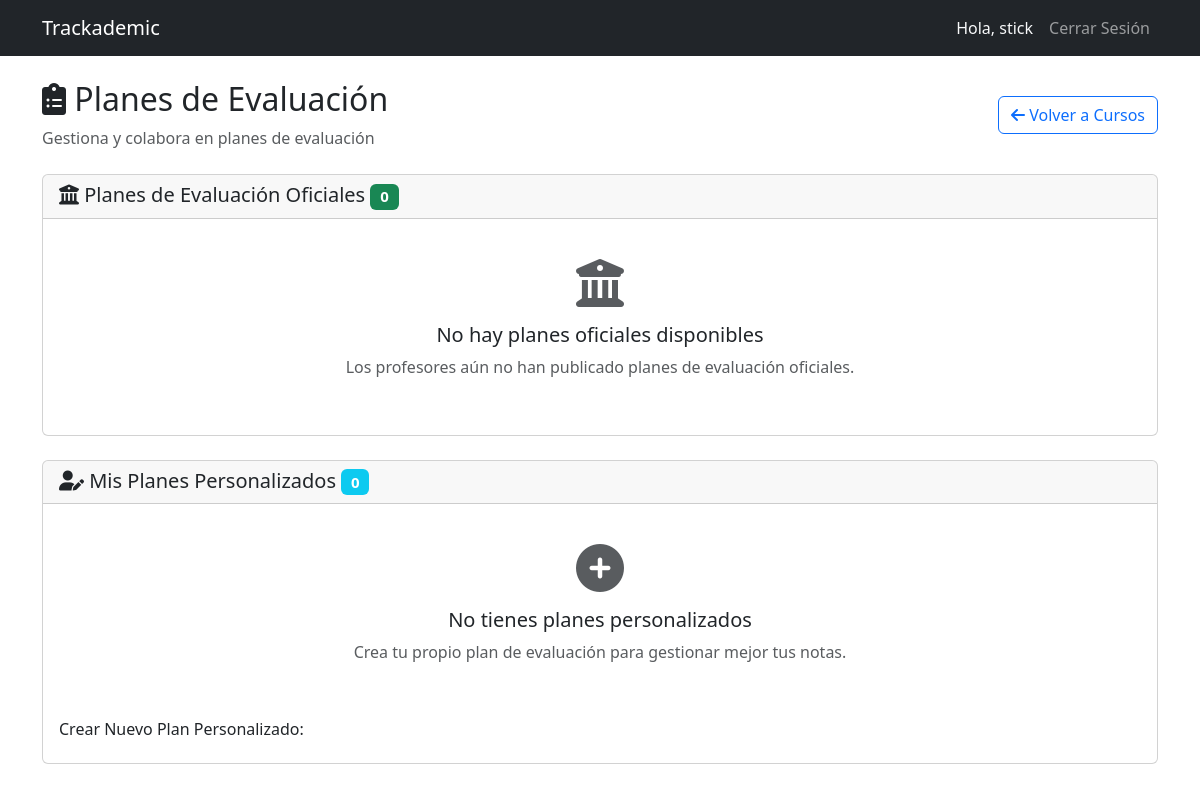
The app's page /planes/ (signed in), older data.
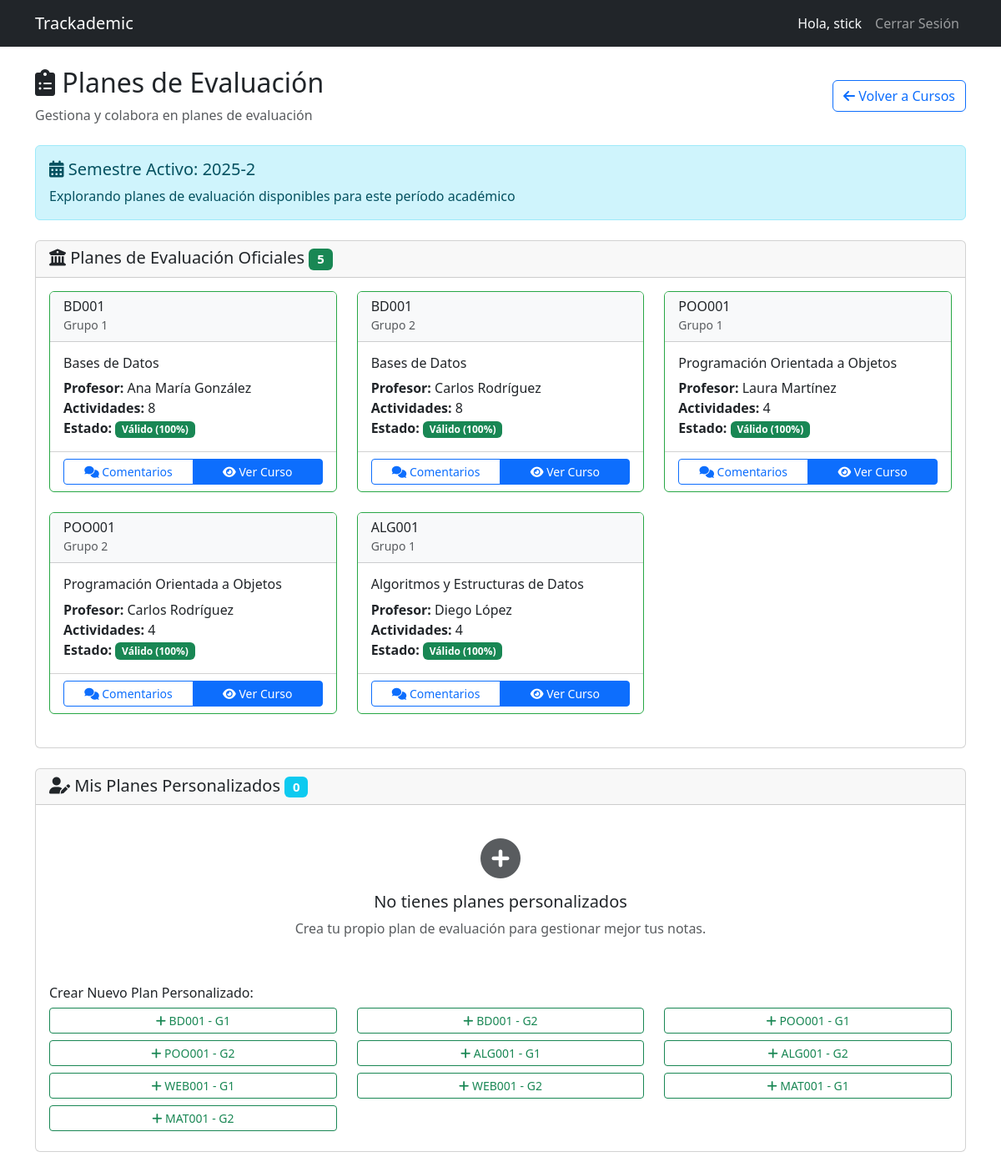
The same page, newer data.
### student_portal/models.py (models this page shows, shortened)
class Semester(models.Model):
    name = models.CharField(max_length=20)  # Ej: "2023-1", "2023-2"
    start_date = models.DateField()
    end_date = models.DateField()
    is_active = models.BooleanField(default=True)
    class Meta:
        ordering = ['-start_date']

class EvaluationPlan(models.Model):
    group = models.OneToOneField(Group, on_delete=models.CASCADE, related_name='evaluation_plan')
    created_by = models.ForeignKey(User, on_delete=models.SET_NULL, null=True, related_name='created_plans')
    is_approved = models.BooleanField(default=False)
    created_at = models.DateTimeField(auto_now_add=True)
    updated_at = models.DateTimeField(auto_now=True)
    def validate_total_percentage(self):
        total = sum(activity.percentage for activity in self.activities.all())
        return total == 100

### academic_data/models.py (models this page shows, shortened)
class Group(models.Model):
    number = models.IntegerField()
    semester = models.CharField(max_length=6)
    subject = models.ForeignKey(Subject, on_delete=models.CASCADE, related_name='groups')
    professor = models.ForeignKey(Employee, on_delete=models.CASCADE, related_name='teaching_groups')
    class Meta:
        unique_together = ('number', 'subject', 'semester')

class Subject(models.Model):
    code = models.CharField(max_length=10, primary_key=True)
    name = models.CharField(max_length=30)
    program = models.ForeignKey(Program, on_delete=models.CASCADE, related_name='subjects')
    credits = models.PositiveIntegerField(default=3, help_text="Number of academic credits for this subject")

class Employee(models.Model):
    id = models.CharField(max_length=15, primary_key=True)
    first_name = models.CharField(max_length=30)
    last_name = models.CharField(max_length=30)
    email = models.EmailField(max_length=30)
    contract_type = models.ForeignKey(ContractType, on_delete=models.CASCADE)
    employee_type = models.ForeignKey(EmployeeType, on_delete=models.CASCADE)
    faculty = models.ForeignKey(Faculty, on_delete=models.CASCADE, related_name='employees')
    campus = models.ForeignKey(Campus, on_delete=models.CASCADE, related_name='employees')
    birth_place = models.ForeignKey(City, on_delete=models.CASCADE, related_name='employees_born')

### student_portal/views.py (the view)
# urls.py: path('planes/', views.evaluation_plans, name='evaluation_plans'),
@login_required
def evaluation_plans(request):
    student_profile = request.user.student_profile
    active_semester = Semester.objects.filter(is_active=True).first()
    available_groups = Group.objects.filter(
        semester=active_semester.name if active_semester else None
    ).select_related('subject', 'professor')
    official_plans = EvaluationPlan.objects.filter(
        group__in=available_groups
    ).select_related('group__subject')
    custom_plans = CustomEvaluationPlan.objects.filter(
        student=student_profile
    ).select_related('group__subject')
    public_custom_plans = CustomEvaluationPlan.objects.filter(
        is_public=True
    ).exclude(
        student=student_profile
    ).select_related('group__subject', 'student__user')
    context = {
        'available_groups': available_groups,
        'official_plans': official_plans,
        'custom_plans': custom_plans,
        'public_custom_plans': public_custom_plans,
        'active_semester': active_semester,
    }
    return render(request, 'student_portal/evaluation_plans.html', context)

### student_portal/templates/student_portal/evaluation_plans.html (shortened to what this page needs)
{% extends 'base.html' %}
{% block content %}
<div class="row">
    <div class="col-md-12">
        <div class="d-flex justify-content-between align-items-center mb-4">
            <div>
                <h2><i class="fas fa-clipboard-list"></i> Planes de Evaluación</h2>
                <p class="text-muted mb-0">Gestiona y colabora en planes de evaluación</p>
            </div>
            <div>
                <a href="{% url 'student_portal:courses_dashboard' %}" class="btn btn-outline-primary">
                    <i class="fas fa-arrow-left"></i> Volver a Cursos
                </a>
            </div>
        </div>
        {% if active_semester %}
        <div class="alert alert-info mb-4">
            <h5><i class="fas fa-calendar-alt"></i> Semestre Activo: {{ active_semester.name }}</h5>
            <p class="mb-0">Explorando planes de evaluación disponibles para este período académico</p>
        </div>
        {% endif %}
        <div class="card mb-4">
            <div class="card-header">
                <h5 class="mb-0">
                    <i class="fas fa-university"></i> Planes de Evaluación Oficiales
                    <span class="badge bg-success">{{ official_plans.count }}</span>
                </h5>
            </div>
            <div class="card-body">
                {% if official_plans %}
                    <div class="row">
                        {% for plan in official_plans %}
                        <div class="col-md-6 col-lg-4 mb-4">
                            <div class="card h-100 border-success">
                                <div class="card-header bg-light">
                                    <h6 class="mb-0">{{ plan.group.subject.code }}</h6>
                                    <small class="text-muted">Grupo {{ plan.group.number }}</small>
                                </div>
                                <div class="card-body">
                                    <h6 class="card-title">{{ plan.group.subject.name }}</h6>
                                    <p class="card-text">
                                        <strong>Profesor:</strong> {{ plan.group.professor.first_name }} {{ plan.group.professor.last_name }}<br>
                                        <strong>Actividades:</strong> {{ plan.activities.count }}<br>
                                        <strong>Estado:</strong>
                                        {% if plan.validate_total_percentage %}
                                            <span class="badge bg-success">Válido (100%)</span>
                                        {% else %}
                                            <span class="badge bg-warning">Incompleto</span>
                                        {% endif %}
                                    </p>
                                </div>
                                <div class="card-footer bg-transparent">
                                    <div class="btn-group w-100" role="group">
                                        <a href="{% url 'student_portal:plan_comments' plan.id 'official' %}"
                                           class="btn btn-outline-primary btn-sm">
                                            <i class="fas fa-comments"></i> Comentarios
                                        </a>
                                        <a href="{% url 'student_portal:course_detail' plan.group.id %}"
                                           class="btn btn-primary btn-sm">
                                            <i class="fas fa-eye"></i> Ver Curso
                                        </a>
                                    </div>
                                </div>
                            </div>
                        </div>
                        {% endfor %}
                    </div>
                {% else %}
                    <div class="text-center py-4">
                        <i class="fas fa-university fa-3x text-muted mb-3"></i>
                        <h5>No hay planes oficiales disponibles</h5>
                        <p class="text-muted">Los profesores aún no han publicado planes de evaluación oficiales.</p>
                    </div>
                {% endif %}
            </div>
        </div>
        <div class="card mb-4">
            <div class="card-header">
                <h5 class="mb-0">
                    <i class="fas fa-user-edit"></i> Mis Planes Personalizados
                    <span class="badge bg-info">{{ custom_plans.count }}</span>
                </h5>
            </div>
            <div class="card-body">
                {% if custom_plans %}
                    <div class="row">
                        {% for plan in custom_plans %}
                        <div class="col-md-6 col-lg-4 mb-4">
                            <div class="card h-100 border-info">
                                <div class="card-header bg-light">
                                    <h6 class="mb-0">{{ plan.name }}</h6>
                                    <small class="text-muted">{{ plan.group.subject.code }} - Grupo {{ plan.group.number }}</small>
                                </div>
                                <div class="card-body">
                                    <h6 class="card-title">{{ plan.group.subject.name }}</h6>
                                    <p class="card-text">
                                        <strong>Actividades:</strong> {{ plan.activities.count }}<br>
                                        <strong>Visibilidad:</strong>
                                        {% if plan.is_public %}
                                            <span class="badge bg-success">Público</span>
                                        {% else %}
                                            <span class="badge bg-secondary">Privado</span>
                                        {% endif %}<br>
                                        <strong>Estado:</strong>
                                        {% if plan.validate_total_percentage %}
                                            <span class="badge bg-success">Válido (100%)</span>
                                        {% else %}
                                            <span class="badge bg-warning">Incompleto</span>
                                        {% endif %}
                                    </p>
                                </div>
                                <div class="card-footer bg-transparent">
                                    <div class="btn-group w-100" role="group">
                                        <a href="{% url 'student_portal:edit_custom_plan' plan.id %}"
                                           class="btn btn-warning btn-sm">
                                            <i class="fas fa-edit"></i> Editar
                                        </a>
                                        <a href="{% url 'student_portal:plan_comments' plan.id 'custom' %}"
                                           class="btn btn-outline-primary btn-sm">
                                            <i class="fas fa-comments"></i> Comentarios
                                        </a>
                                    </div>
                                </div>
                            </div>
                        </div>
                        {% endfor %}
                    </div>
                {% else %}
                    <div class="text-center py-4">
                        <i class="fas fa-plus-circle fa-3x text-muted mb-3"></i>
                        <h5>No tienes planes personalizados</h5>
                        <p class="text-muted">Crea tu propio plan de evaluación para gestionar mejor tus notas.</p>
                    </div>
                {% endif %}
                <div class="mt-3">
                    <h6>Crear Nuevo Plan Personalizado:</h6>
                    <div class="row">
                        {% for group in available_groups %}
                        <div class="col-md-6 col-lg-4 mb-2">
                            <a href="{% url 'student_portal:create_custom_plan' group.id %}"
                               class="btn btn-outline-success btn-sm w-100">
                                <i class="fas fa-plus"></i> {{ group.subject.code }} - G{{ group.number }}
                            </a>
                        </div>
                        {% endfor %}
                    </div>
                </div>
            </div>
        </div>
    </div>
</div>
<link rel="stylesheet" href="https://cdnjs.cloudflare.com/ajax/libs/font-awesome/6.0.0/css/all.min.css">
{% endblock %}

### core/templates/base.html (shortened to what this page needs)
<!DOCTYPE html>
<html lang="es">
<head>
    <link href="https://cdn.jsdelivr.net/npm/bootstrap@5.3.0/dist/css/bootstrap.min.css" rel="stylesheet">
</head>
<body>
    <nav class="navbar navbar-expand-lg navbar-dark bg-dark">
        <div class="container">
            <a class="navbar-brand" href="{% url 'home' %}">Trackademic</a>
            <div class="navbar-nav ms-auto">
                {% if user.is_authenticated %}
                    <span class="nav-item nav-link text-light">Hola, {{ user.username }}</span>
                    <form method="post" action="{% url 'logout' %}" class="d-inline">
                        <button type="submit" class="btn btn-link nav-link">Cerrar Sesión</button>
                    </form>
                {% else %}
                    <a class="nav-item nav-link" href="{% url 'login' %}">Iniciar Sesión</a>
                    <a class="nav-item nav-link" href="{% url 'register' %}">Registrarse</a>
                {% endif %}
            </div>
        </div>
    </nav>
    <div class="container mt-4">
        {% block content %}
        {% endblock %}
    </div>
</body>
</html>

### student_portal/templates/student_portal/evaluation_plans.html (style rules this page uses)
.card { transition: transform 0.2s, box-shadow 0.2s; }
.border-success { border-color: #28a745 !important; }
.btn-group .btn { flex: 1; }
.badge { font-size: 0.75em; }

Row changes from the older to the newer data that the page shows:
added Semester: name "2025-2"
added EvaluationPlan: group.subject.code "BD001", group.number "1", group.subject.name "Bases de Datos", group.professor.first_name "Ana María", group.professor.last_name "González", activities.count "8", shows "Válido (100%)"
added EvaluationPlan: group.subject.code "BD001", group.number "2", group.subject.name "Bases de Datos", group.professor.first_name "Carlos", group.professor.last_name "Rodríguez", activities.count "8", shows "Válido (100%)"
added EvaluationPlan: group.subject.code "POO001", group.number "1", group.subject.name "Programación Orientada a Objetos", group.professor.first_name "Laura", group.professor.last_name "Martínez", activities.count "4", shows "Válido (100%)"
added EvaluationPlan: group.subject.code "POO001", group.number "2", group.subject.name "Programación Orientada a Objetos", group.professor.first_name "Carlos", group.professor.last_name "Rodríguez", activities.count "4", shows "Válido (100%)"
added EvaluationPlan: group.subject.code "ALG001", group.number "1", group.subject.name "Algoritmos y Estructuras de Datos", group.professor.first_name "Diego", group.professor.last_name "López", activities.count "4", shows "Válido (100%)"
added Group: subject.code "BD001", number "1"
added Group: subject.code "BD001", number "2"
added Group: subject.code "POO001", number "1"
added Group: subject.code "POO001", number "2"
added Group: subject.code "ALG001", number "1"
added Group: subject.code "ALG001", number "2"
added Group: subject.code "WEB001", number "1"
added Group: subject.code "WEB001", number "2"
added Group: subject.code "MAT001", number "1"
added Group: subject.code "MAT001", number "2"
Text that changed along with them:
{{ official_plans.count }}: "0" → "5"
text no longer shown: "No hay planes oficiales disponibles Los profesores aún no han publicado planes de evaluación oficiales."
text now shown: "Semestre Activo: Explorando planes de evaluación disponibles para este período académico"
